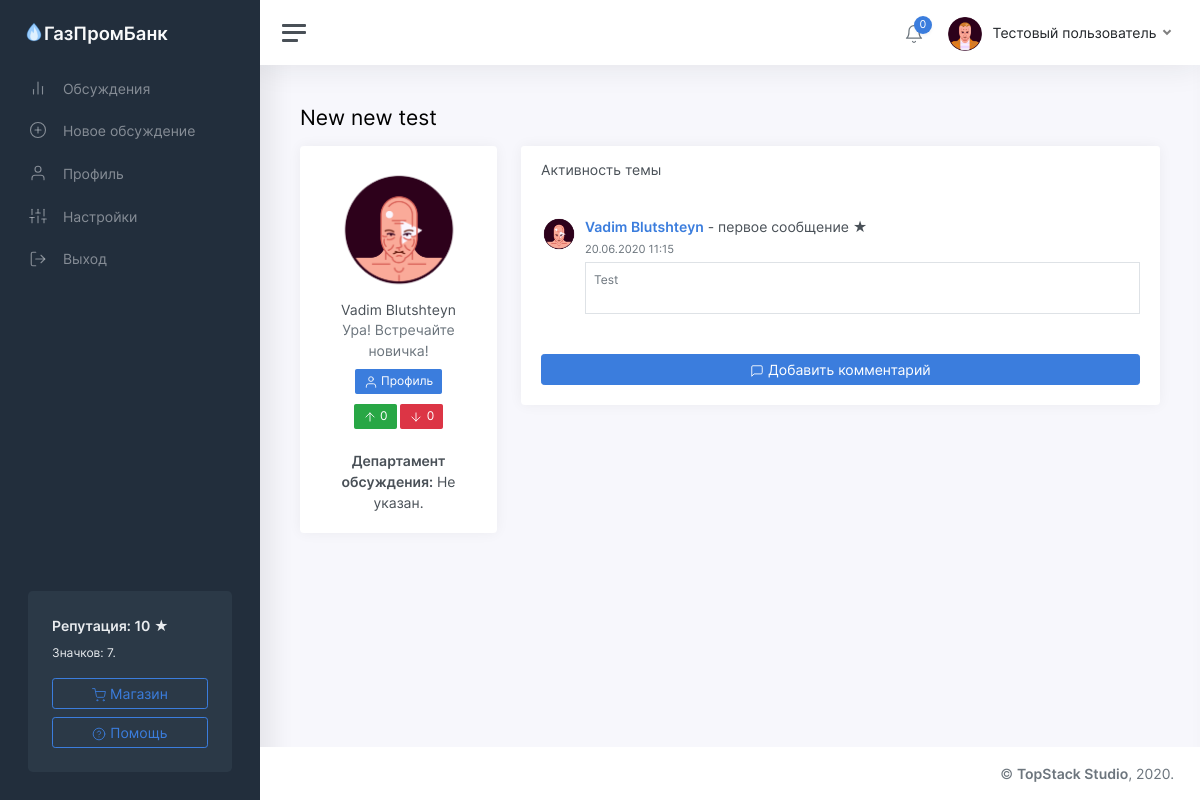
/thread/9 (signed in), run on the app's committed database.
### tables this page shows
CREATE TABLE "users" (
	"id"	INTEGER NOT NULL UNIQUE,
	"password"	TEXT NOT NULL,
	"email"	TEXT NOT NULL UNIQUE,
	"status"	TEXT NOT NULL,
	"rating"	INTEGER NOT NULL,
	"moderator"	INTEGER,
	"blocked"	INTEGER,
	"description"	TEXT,
	"name"	TEXT NOT NULL,
	"avatar"	INTEGER,
	"badges"	TEXT,
	"department"	TEXT,
	PRIMARY KEY("id")
);

CREATE TABLE "threads" (
	"id"	INTEGER NOT NULL UNIQUE,
	"owner"	INTEGER NOT NULL,
	"title"	TEXT NOT NULL,
	"content"	TEXT,
	"date"	INTEGER,
	"up"	INTEGER,
	"down"	INTEGER,
	"views"	INTEGER,
	"status"	TEXT,
	"department"	TEXT,
	PRIMARY KEY("id")
);

### app/views.py (the view)
@app.route('/thread/<identifier>')
def showThread(identifier):
	user = getUser(session['id'])
	thread = getThread(identifier)
	if thread:
		author = getUser(thread['owner'])
		survey = getSurvey(identifier)
		voiced = isVoiced('poll', identifier, user['id'])
		if thread['status'] == 'deleted':
			if user['id'] == thread['owner'] or user['moderator']:
				return render_template('thread.html', thread=thread, user=user, author=author, comments=getComments(identifier), message='deleted', survey=survey, voiced=voiced)
			return redirect('/threads?from=no_access')
		return render_template('thread.html', thread=thread, user=user, author=author, comments=getComments(identifier), message=request.args.get('from'), survey=survey, voiced=voiced)
	return redirect('/threads?from=not_found')

### app/functions.py (called while the page is built)
def getUser(identifier):
	conn = sqlite3.connect(db_path)
	conn.row_factory = sqlite3.Row
	cursor = conn.cursor()
	cursor.execute('SELECT * FROM users where id="%s"' % identifier)
	user = cursor.fetchone()
	if user:
		user = dict(user)
		user['badges'] = json.loads(user['badges'])
		user['notifications'] = getNotifications(identifier)
	return user

def statusToText(status):
	return statuses[status]

def fromTimestamp(timestamp):
	return datetime.utcfromtimestamp(timestamp + 3600 * 3).strftime('%d.%m.%Y %H:%M')

def getThread(identifier):
	conn = sqlite3.connect(db_path)
	conn.row_factory = sqlite3.Row
	cursor = conn.cursor()
	cursor.execute('UPDATE threads SET views=views+1 WHERE id="%s"' % identifier)
	conn.commit()
	cursor.execute('SELECT * FROM threads WHERE id="%s"' % identifier)
	thread = cursor.fetchone()
	if thread:
		thread = dict(thread)
		thread['viewed_status'] = statusToText(thread['status'])
		thread['date'] = fromTimestamp(thread['date'])
	return thread

def getComments(thread_id):
	conn = sqlite3.connect(db_path)
	conn.row_factory = sqlite3.Row
	cursor = conn.cursor()
	cursor.execute('SELECT * FROM comments WHERE thread_id=%s' % thread_id)
	comments = cursor.fetchall()
	for x in range(len(comments)):
		comments[x] = dict(comments[x])
		comments[x]['date'] = fromTimestamp(comments[x]['date'])
		author = getUser(comments[x]['owner'])
		comments[x]['author_name'] = author['name']
		comments[x]['author_avatar'] = author['avatar']
	return comments

def isVoiced(target, identifier, owner):
	conn = sqlite3.connect(db_path)
	cursor = conn.cursor()
	cursor.execute('SELECT * FROM voices WHERE target="%s" AND id=%s AND owner=%s' % (target, identifier, owner))
	if cursor.fetchone() == None:
		return False
	return True

def getNotifications(user_id):
	conn = sqlite3.connect(db_path)
	conn.row_factory = sqlite3.Row
	cursor = conn.cursor()
	cursor.execute('SELECT * FROM notifications WHERE owner=%s' % user_id)
	notifications = cursor.fetchall()
	for x in range(len(notifications)):
		notifications[x] = dict(notifications[x])
		notifications[x]['date'] = fromTimestamp(notifications[x]['date'])
	notifications.reverse()
	return notifications

def getSurvey(thread_id):
	conn = sqlite3.connect(db_path)
	cursor = conn.cursor()
	cursor.execute('SELECT variants FROM polls WHERE thread_id=%s' % thread_id)
	survey = cursor.fetchone()
	if survey:
		survey = json.loads(survey[0])
	return survey

### templates/thread.html (shortened to what this page needs)
<!DOCTYPE html>
<html lang="ru">
	<head>
		<link href="/static/css/app.css" rel="stylesheet">
	</head>
	<body>
		<div class="wrapper">
			<nav id="sidebar" class="sidebar">
				<div class="sidebar-content js-simplebar">
					<a class="sidebar-brand" href="index.html">
					<span class="align-middle"><img src="/static/img/icons/favicon.png" style="width: 20px; margin-bottom: 5px;"><div style="display: inline-block;">ГазПромБанк</div></span>
					</a>
					<ul class="sidebar-nav">
						<li class="sidebar-item">
							<a class="sidebar-link" href="/threads">
							<i class="align-middle" data-feather="bar-chart-2"></i> <span class="align-middle">Обсуждения</span>
							</a>
						</li>
						<li class="sidebar-item">
							<a class="sidebar-link" href="/threads/new">
							<i class="align-middle" data-feather="plus-circle"></i> <span class="align-middle">Новое обсуждение</span>
							</a>
						</li>
						<li class="sidebar-item">
							<a class="sidebar-link" href="/profile">
							<i class="align-middle" data-feather="user"></i> <span class="align-middle">Профиль</span>
							</a>
						</li>
						<li class="sidebar-item">
							<a class="sidebar-link" href="/settings">
							<i class="align-middle" data-feather="sliders"></i> <span class="align-middle">Настройки</span>
							</a>
						</li>
						<li class="sidebar-item">
							<a class="sidebar-link" href="/logout">
							<i class="align-middle" data-feather="log-out"></i> <span class="align-middle">Выход</span>
							</a>
						</li>
					</ul>
					<div class="sidebar-cta">
						<div class="sidebar-cta-content">
							<strong class="d-inline-block mb-2">Репутация: {{user.rating}} &#9733;</strong>
							<div class="mb-3 text-sm">
								Значков: {{user.badges.__len__()}}.
							</div>
							<a href="/shop" class="btn btn-outline-primary btn-block"><i data-feather="shopping-cart"></i> Магазин</a>
							<a href="/about/reputation" class="btn btn-outline-primary btn-block"><i data-feather="help-circle"></i> Помощь</a>
						</div>
					</div>
				</div>
			</nav>
			<div class="main">
				<nav class="navbar navbar-expand navbar-light navbar-bg">
					<a class="sidebar-toggle d-flex">
					<i class="hamburger align-self-center"></i>
					</a>
					<div class="navbar-collapse collapse">
						<ul class="navbar-nav navbar-align">
							<li class="nav-item dropdown">
								<a class="nav-icon dropdown-toggle" href="#" id="alertsDropdown" data-toggle="dropdown">
									<div class="position-relative">
										<i class="align-middle" data-feather="bell"></i>
										<span class="indicator">{{user.notifications.__len__()}}</span>
									</div>
								</a>
							</li>
							<li class="nav-item dropdown">
								<a class="nav-link dropdown-toggle d-none d-sm-inline-block" href="#" data-toggle="dropdown">
								<img src="/static/img/avatars/{{user.avatar}}.png" class="avatar img-fluid rounded mr-1"/> <span class="text-dark">{{user.name}}</span>
								</a>
							</li>
						</ul>
					</div>
				</nav>
	            <main class="content">
	               <div class="container-fluid p-0">
	                  <h1 class="h3 mb-3">{{thread.title}}</h1>
	                  <div class="row">
	                     <div class="col-md-4 col-xl-3">
	                        <div class="card mb-3">
	                           <div class="card-body text-center">
	                              <img src="/static/img/avatars/{{author.avatar}}.png" class="img-fluid rounded-circle mb-2" width="128" height="128" />
	                              <h5 class="card-title mb-0">{{author.name}}</h5>
	                              <div class="text-muted mb-2">{{author.status}}</div>
	                              <div>
	                                 <a class="btn btn-primary btn-sm" href="/profile/{{author.id}}"><span data-feather="user"></span> Профиль</a>
	                              </div>
	                              <div style="padding-top: 10px;">
	                                 <a class="btn btn-success btn-sm" href="/voice/up/thread/{{thread.id}}"><span data-feather="arrow-up"></span> {{thread.up}}</a>
	                                 <a class="btn btn-danger btn-sm" href="/voice/down/thread/{{thread.id}}"><span data-feather="arrow-down"></span> {{thread.down}}</a>
	                                 <br><br><a><b>Департамент обсуждения:</b> {{thread.department}}.</a>
	                              </div>
	                           </div>
	                        </div>
	                     </div>
	                     <div class="col-md-8 col-xl-9">
	                        <div class="card">
	                           <div class="card-header">
	                              <h5 class="card-title mb-0">Активность темы</h5>
	                           </div>
		                       <div class="card-body h-100">
	                              <div class="media">
	                                 <a href="/profile/{{author.id}}"><img src="/static/img/avatars/{{author.avatar}}.png" width="36" height="36" class="rounded-circle mr-2"></a>
	                                 <div class="media-body">
	                                    <strong><a href="/profile/{{author.id}}">{{author.name}}</a></strong> - первое сообщение &#9733;<br />
	                                    <small class="text-muted">{{thread.date}}</small>
	                                    <div class="border text-sm text-muted p-2 mt-1">
	                                       {{ thread.content|safe }}
	                                    </div>
	                                 </div>
	                              </div>
	                          </div>
		                        <div class="card-body">
	                            <a href="##" class="btn btn-primary btn-block" id="comment_button" onclick="document.getElementById('comment_button').style.display = 'none'; document.getElementById('comment_place').style.display = 'block';"><span data-feather="message-square"></span> Добавить комментарий</a></div>
		                        </div>
	                  </div>
	               </div>
	            </main>
				<footer class="footer">
					<div class="container-fluid">
						<div class="row text-muted">
							<div class="col-12 text-right">
								<p class="mb-0">
									<a href="https://topstack.dev" class="text-muted">&copy; <strong>TopStack Studio</strong></a>, 2020.
								</p>
							</div>
						</div>
					</div>
				</footer>
			</div>
		</div>
	</body>
</html>

### data on the page
users: rating "10", name "Тестовый пользователь"
threads: title "New new test", up "0", down "0", department "Не указан", date "20.06.2020 11:15", content "Test"
users: name "Vadim Blutshteyn", status "Ура! Встречайте новичка!"

### other printed values
{{ user.badges.__len__() }} "7"
{{ user.notifications.__len__() }} "0"
